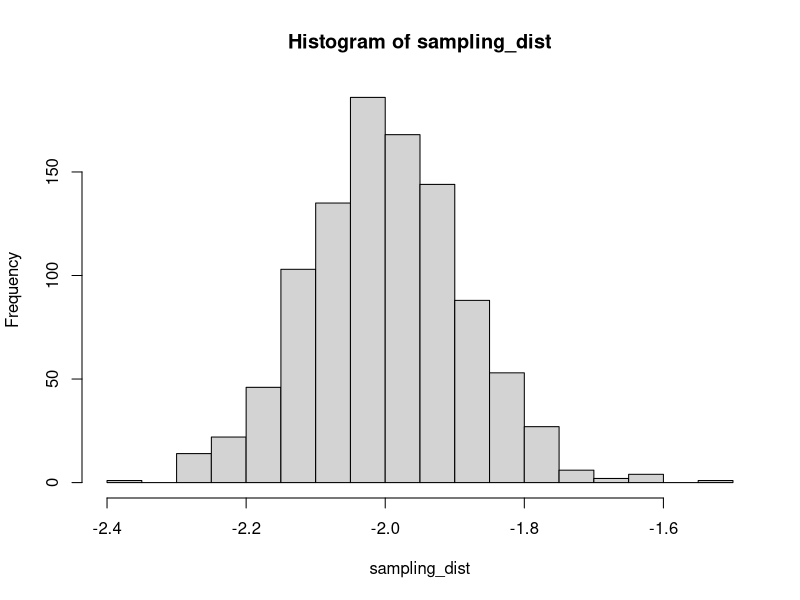

The R source for this figure:
## ---- chunk 1
set.seed(22)
## ---- chunk 2
n_samp <- 50
x <- rexp(n = n_samp, rate = 0.25)
y <- 1 - 2 * x + runif(n = n_samp, min = -5, max = 5)
## ---- chunk 3
fit <- lm(y ~ x)
summary(fit)
## ---- chunk 4
ols_coef <- function(x, y) {
  fit <- lm(y ~ x)
  cf <- coef(fit)[2]
  return(cf)
}
## ---- chunk 5
ols_coef(x, y)
## ---- chunk 6
# Set up a vector to store the output
n_samp <- 50  # Observations per sample
n_replicates <- 1000  # Number of distinct samples to draw
sampling_dist <- rep(NA, n_replicates)

for (i in 1:n_replicates) {
  # Draw sample from defined population
  x <- rexp(n = n_samp, rate = 0.25)
  y <- 1 - 2 * x + runif(n = n_samp, min = -5, max = 5)

  # Calculate and store OLS slope
  est <- ols_coef(x, y)
  sampling_dist[i] <- est
}
## ---- chunk 7
mean(sampling_dist)
## ---- chunk 8
hist(sampling_dist, breaks = 25)
## ---- chunk 9
input <- c(1, 3, 7, 29)
output <- rep(NA, length(input))

for (i in 1:length(input)) {
  output[i] <- input[i]^2
}

output
## ---- chunk 10
input^2
## ---- chunk 11
ols_coef <- function(x, y, slope = TRUE) {
  fit <- lm(y ~ x)

  if (slope) {
    cf <- coef(fit)[2]
  } else {
    cf <- coef(fit)[1]
  }

  return(cf)
}
## ---- chunk 12
ols_coef(x, y)
ols_coef(x, y, slope = TRUE)
ols_coef(x, y, slope = FALSE)
## ---- chunk 13
x <- 1:10
big_x <- x * 100
small_x <- x * -100

ifelse(x > 5, big_x, small_x)
